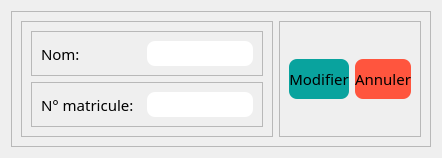
                   <widget class="QWidget" name="tab_9">
                    <attribute name="title">
                     <string>Modification</string>
                    </attribute>
                    <layout class="QHBoxLayout" name="horizontalLayout_54">
                     <item>
                      <widget class="QFrame" name="frame_57">
                       <property name="frameShape">
                        <enum>QFrame::StyledPanel</enum>
                       </property>
                       <property name="frameShadow">
                        <enum>QFrame::Raised</enum>
                       </property>
                       <layout class="QHBoxLayout" name="horizontalLayout_55">
                        <item>
                         <widget class="QFrame" name="frame_58">
                          <property name="maximumSize">
                           <size>
                            <width>500</width>
                            <height>16777215</height>
                           </size>
                          </property>
                          <property name="frameShape">
                           <enum>QFrame::StyledPanel</enum>
                          </property>
                          <property name="frameShadow">
                           <enum>QFrame::Raised</enum>
                          </property>
                          <layout class="QVBoxLayout" name="verticalLayout_25">
                           <item>
                            <widget class="QFrame" name="frame_59">
                             <property name="frameShape">
                              <enum>QFrame::StyledPanel</enum>
                             </property>
                             <property name="frameShadow">
                              <enum>QFrame::Raised</enum>
                             </property>
                             <layout class="QHBoxLayout" name="horizontalLayout_56">
                              <item>
                               <widget class="QLabel" name="label_29">
                                <property name="minimumSize">
                                 <size>
                                  <width>100</width>
                                  <height>0</height>
                                 </size>
                                </property>
                                <property name="maximumSize">
                                 <size>
                                  <width>60</width>
                                  <height>16777215</height>
                                 </size>
                                </property>
                                <property name="font">
                                 <font>
                                  <family>Quicksand Light</family>
                                  <pointsize>11</pointsize>
                                 </font>
                                </property>
                                <property name="styleSheet">
                                 <string notr="true">*{
color:#000;
}</string>
                                </property>
                                <property name="text">
                                 <string>Nom:</string>
                                </property>
                               </widget>
                              </item>
                              <item>
                               <widget class="QLineEdit" name="lineEdit_20">
                                <property name="minimumSize">
                                 <size>
                                  <width>0</width>
                                  <height>25</height>
                                 </size>
                                </property>
                                <property name="maximumSize">
                                 <size>
                                  <width>16777215</width>
                                  <height>25</height>
                                 </size>
                                </property>
                                <property name="styleSheet">
                                 <string notr="true">*{
color: #000;
background:#FFF;
border-radius:8px;
}</string>
                                </property>
                               </widget>
                              </item>
                             </layout>
                            </widget>
                           </item>
                           <item>
                            <widget class="QFrame" name="frame_60">
                             <property name="frameShape">
                              <enum>QFrame::StyledPanel</enum>
                             </property>
                             <property name="frameShadow">
                              <enum>QFrame::Raised</enum>
                             </property>
                             <layout class="QHBoxLayout" name="horizontalLayout_57">
                              <item>
                               <widget class="QLabel" name="label_30">
                                <property name="minimumSize">
                                 <size>
                                  <width>100</width>
                                  <height>0</height>
                                 </size>
                                </property>
                                <property name="maximumSize">
                                 <size>
                                  <width>60</width>
                                  <height>16777215</height>
                                 </size>
                                </property>
                                <property name="font">
                                 <font>
                                  <family>Quicksand Light</family>
                                  <pointsize>11</pointsize>
                                 </font>
                                </property>
                                <property name="styleSheet">
                                 <string notr="true">*{
color:#000;
}</string>
                                </property>
                                <property name="text">
                                 <string>N° matricule:</string>
                                </property>
                               </widget>
                              </item>
                              <item>
                               <widget class="QLineEdit" name="lineEdit_21">
                                <property name="minimumSize">
                                 <size>
                                  <width>0</width>
                                  <height>25</height>
                                 </size>
                                </property>
                                <property name="maximumSize">
                                 <size>
                                  <width>16777215</width>
                                  <height>25</height>
                                 </size>
                                </property>
                                <property name="styleSheet">
                                 <string notr="true">*{
color: #000;
background:#FFF;
border-radius:8px;
}</string>
                                </property>
                               </widget>
                              </item>
                             </layout>
                            </widget>
                           </item>
                          </layout>
                         </widget>
                        </item>
                        <item>
                         <widget class="QFrame" name="frame_61">
                          <property name="frameShape">
                           <enum>QFrame::StyledPanel</enum>
                          </property>
                          <property name="frameShadow">
                           <enum>QFrame::Raised</enum>
                          </property>
                          <layout class="QHBoxLayout" name="horizontalLayout_58">
                           <item>
                            <widget class="QPushButton" name="pushButton_28">
                             <property name="maximumSize">
                              <size>
                               <width>150</width>
                               <height>40</height>
                              </size>
                             </property>
                             <property name="font">
                              <font>
                               <family>Quicksand Light</family>
                               <pointsize>11</pointsize>
                              </font>
                             </property>
                             <property name="styleSheet">
                              <string notr="true">*{
background:rgb(9, 163, 158);
border-radius:8px;
}
QPushButton:hover{
background:rgb(13, 58, 53);
color:#FFF;
font-size:18px;
}
QPushButton:pressed{
background:rgb(98, 255, 237);
}</string>
                             </property>
                             <property name="text">
                              <string>Modifier</string>
                             </property>
                            </widget>
                           </item>
                           <item>
                            <widget class="QPushButton" name="pushButton_29">
                             <property name="maximumSize">
                              <size>
                               <width>150</width>
                               <height>40</height>
                              </size>
                             </property>
                             <property name="font">
                              <font>
                               <family>Quicksand Light</family>
                               <pointsize>11</pointsize>
                              </font>
                             </property>
                             <property name="styleSheet">
                              <string notr="true">*{
background:rgb(255, 85, 62);
border-radius:8px;
}
QPushButton:hover{
background:rgb(198, 66, 43);
color:#FFF;
font-size:18px;
}
QPushButton:pressed{
background:rgb(255, 142, 114);
}</string>
                             </property>
                             <property name="text">
                              <string>Annuler</string>
                             </property>
                            </widget>
                           </item>
                          </layout>
                         </widget>
                        </item>
                       </layout>
                      </widget>
                     </item>
                    </layout>
                   </widget>
